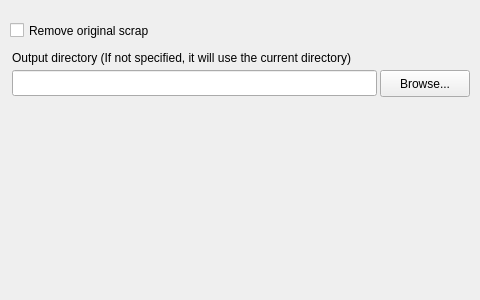
<?xml version="1.0" encoding="UTF-8"?>
<ui version="4.0">
 <class>WizardPage3</class>
 <widget class="QWizardPage" name="WizardPage3">
  <property name="geometry">
   <rect>
    <x>0</x>
    <y>0</y>
    <width>480</width>
    <height>300</height>
   </rect>
  </property>
  <property name="windowTitle">
   <string>WizardPage</string>
  </property>
  <property name="title">
   <string>QScrap2rtf</string>
  </property>
  <property name="subTitle">
   <string>Advanced Options</string>
  </property>
  <widget class="QCheckBox" name="checkBox">
   <property name="geometry">
    <rect>
     <x>10</x>
     <y>20</y>
     <width>431</width>
     <height>21</height>
    </rect>
   </property>
   <property name="text">
    <string>Remove original scrap</string>
   </property>
  </widget>
  <widget class="QPushButton" name="pushButton">
   <property name="geometry">
    <rect>
     <x>380</x>
     <y>70</y>
     <width>90</width>
     <height>27</height>
    </rect>
   </property>
   <property name="text">
    <string>Browse...</string>
   </property>
  </widget>
  <widget class="QLineEdit" name="lineEdit">
   <property name="geometry">
    <rect>
     <x>12</x>
     <y>70</y>
     <width>365</width>
     <height>26</height>
    </rect>
   </property>
   <property name="readOnly">
    <bool>true</bool>
   </property>
  </widget>
  <widget class="QLabel" name="label">
   <property name="geometry">
    <rect>
     <x>12</x>
     <y>50</y>
     <width>441</width>
     <height>16</height>
    </rect>
   </property>
   <property name="text">
    <string>&lt;html&gt;&lt;head/&gt;&lt;body&gt;&lt;p&gt;Output directory (&lt;a name=&quot;result_box&quot;/&gt;If not specified, it will use the current directory)&lt;/p&gt;&lt;/body&gt;&lt;/html&gt;</string>
   </property>
  </widget>
 </widget>
 <resources/>
 <connections/>
</ui>
